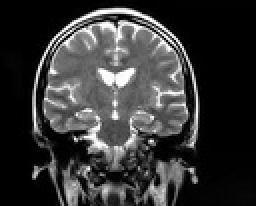
%> input picture 1.jpg, 128 x 103 px, shrunk from 229 x 185 before the run (shown 2 times larger)
$ octave main.m   (GNU Octave 9; MATLAB toolbox functions it lacks are replaced by stand-ins)
%> lines starting %> are read from the running program, lines starting %| are printed output that depends on the picture; in (x1, y1, x2, y2) boxes, pixels count from 0 and x2, y2 are one past the last pixel; in counts of white or black regions, pixels touching at a corner belong together; the program's own positions count from 1
clear all
close all
clc
I=imread('1.jpg');
%> I is the input picture: size 103x128x3 uint8; min 0, max 255, mean 53.9
I=rgb2gray(I);
%> I: size 103x128 uint8
%% rician noise
J1 = double(I);
[sz1 sz2]=size(J1);
%> sz1 = 103; sz2 = 128
realchannel = normrnd(0,0.5,sz1,sz2) + J1; % 0.5= sathe noise goussian
imaginarychannel = normrnd(0,0.5,sz1,sz2);
J1 = sqrt(realchannel.^2 + imaginarychannel.^2);
figure
subplot(131)
imshow(uint8(J1))
title('image with rician noise')
%% gaussian
J2= imnoise(I,'gaussian',0.001,0.001);
subplot(132)
imshow(J2)
title('image with goussian noise')
%% salt & pepper
J3 = imnoise(I,'salt & pepper',0.001);
subplot(133)
imshow(J3)
title('image with salt&papper noise')
%% meanfilter
h=fspecial('average',3);
BW1=imfilter(J1,h);
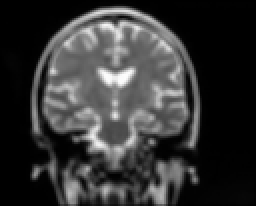
%> BW1: size 103x128 double (shown 2 times larger); min 0.201, max 252.7, mean 54.1
BW1=uint8(BW1);
%> BW1: size 103x128 uint8
figure
subplot(131)
imshow(BW1)
title('meanfilter for ricin noise')
BW2=imfilter(J2,h);
subplot(132)
imshow(BW2)
title('meanfilter for goussian noise')
BW3=imfilter(J3,h);
subplot(133)
imshow(BW3)
title('meanfilter for salt&papper noise')
[peaksnr_mean_r, snr_mean_r] = psnr(BW1,I);
%> peaksnr_mean_r = 21.29; snr_mean_r = 11.92
RMSE_mean_r = sqrt( sum( (I(:)-BW1(:)).^2) / numel(I) );
%> RMSE_mean_r = 5.83
[peaksnr_mean_g, snr_mean_g] = psnr(BW2,I);
%> peaksnr_mean_g = 21.18; snr_mean_g = 11.82
RMSE_mean_g = sqrt( sum( (I(:)-BW2(:)).^2) / numel(I) );
%> RMSE_mean_g = 5.86
[peaksnr_mean_s, snr_mean_s] = psnr(BW2,I);
%> peaksnr_mean_s = 21.18; snr_mean_s = 11.82
RMSE_mean_s = sqrt( sum( (I(:)-BW3(:)).^2) / numel(I) );
%> RMSE_mean_s = 5.84
%% median filter
BW1 = medfilt2(J1);
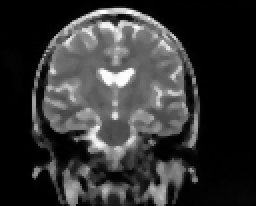
%> BW1: size 103x128 double (shown 2 times larger); min 0, max 253.8, mean 52.1
BW1=uint8(BW1);
%> BW1: size 103x128 uint8
figure
subplot(131)
imshow(BW1)
title('medianfilter for ricin noise')
BW2 = medfilt2(J2);
subplot(132)
imshow(BW2)
title('medianfilter for goussian noise')
BW3 = medfilt2(J3);
subplot(133)
imshow(BW3)
title('medianfilter for salt&papper noise')
[peaksnr_med_r, snr_med_r] = psnr(BW1,I);
%> peaksnr_med_r = 22.36; snr_med_r = 13
RMSE_med_r = sqrt( sum( (I(:)-BW1(:)).^2) / numel(I) );
%> RMSE_med_r = 5.35
[peaksnr_med_g, snr_med_g] = psnr(BW2,I);
%> peaksnr_med_g = 22.24; snr_med_g = 12.87
RMSE_med_g = sqrt( sum( (I(:)-BW2(:)).^2) / numel(I) );
%> RMSE_med_g = 5.62
[peaksnr_med_s, snr_med_s] = psnr(BW3,I);
%> peaksnr_med_s = 22.37; snr_med_s = 13
RMSE_med_s = sqrt( sum( (I(:)-BW3(:)).^2) / numel(I) );
%> RMSE_med_s = 5.35
%% midpoint filter
A = im2double(J1);
fun = @(x) min(x(:));
B1 = nlfilter(A,[3 3],fun);
fun = @(x) max(x(:));
B2 = nlfilter(A,[3 3],fun);
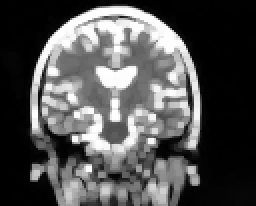
%> B2: size 103x128 double (shown 2 times larger); min 0.442, max 255.9, mean 83.4; drawn with min black and max white
midpfilt_r=(B1+B2)/2;
midpfilt_r=uint8(midpfilt_r);
%> midpfilt_r: size 103x128 uint8
figure
subplot(131)
imshow(midpfilt_r)
title('midpoint filter for ricin noise')
A = im2double(J2);
fun = @(x) min(x(:));
B3 = nlfilter(A,[3 3],fun);
fun = @(x) max(x(:));
B4 = nlfilter(A,[3 3],fun);
midpfilt_g=(B3+B4)/2;
subplot(132)
imshow(midpfilt_g)
title('midpoint filter for goussian noise')
midpfilt_g=uint8(midpfilt_g);
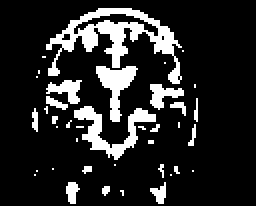
%> midpfilt_g: size 103x128 uint8 (shown 2 times larger); values 0 (black) and 1 (white), 15.3% white; 39 white regions (28 under 20 px), largest, box (x1, y1, x2, y2) and area: (23, 4, 91, 42) 823, (37, 53, 78, 80) 361, (48, 33, 69, 61) 254
A = im2double(J3);
fun = @(x) min(x(:));
B5 = nlfilter(A,[3 3],fun);
fun = @(x) max(x(:));
B6 = nlfilter(A,[3 3],fun);
midpfilt_s=(B5+B6)/2;
subplot(133)
imshow(midpfilt_s)
title('midpoint filter for salt&papper noise')
midpfilt_s=uint8(midpfilt_s);
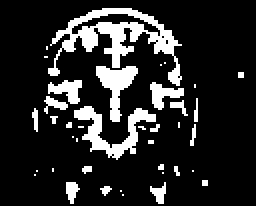
%> midpfilt_s: size 103x128 uint8 (shown 2 times larger); values 0 (black) and 1 (white), 15.6% white; 39 white regions (29 under 20 px), largest, box (x1, y1, x2, y2) and area: (24, 4, 91, 43) 814, (37, 53, 78, 80) 373, (48, 33, 69, 61) 259
[peaksnr_midp_r, snr_midp_r] = psnr(midpfilt_r,I);
%> peaksnr_midp_r = 18.88; snr_midp_r = 9.52
RMSE_midp_r = sqrt( sum( (I(:)-midpfilt_r(:)).^2) / numel(I) );
%> RMSE_midp_r = 5.84
[peaksnr_midp_g, snr_midp_g] = psnr(midpfilt_g,I);
%> peaksnr_midp_g = 9.39; snr_midp_g = 0.0285
RMSE_midp_g = sqrt( sum( (I(:)-midpfilt_g(:)).^2) / numel(I) );
%> RMSE_midp_g = 11.16
[peaksnr_midp_s, snr_midp_s] = psnr(midpfilt_s,I);
%> peaksnr_midp_s = 9.39; snr_midp_s = 0.0287
RMSE_midp_s = sqrt( sum( (I(:)-midpfilt_s(:)).^2) / numel(I) );
%> RMSE_midp_s = 11.16
%% proposed method for filtering
[a b]=size(I);
%> a = 103; b = 128
for i=1:a
    for j=1:b
        x1=J1(i,j);
        medValue_r(i,j) = median(x1(x1>0));
        x2=J2(i,j);
        medValue_g(i,j) = median(x2(x2>0));
        x3=J3(i,j);
        medValue_s(i,j) = median(x3(x3>0));
    end
end
for i=1:a
    for j=1:b
        x1=medValue_r(i,j);
        meanValue_r(i,j) = mean2(x1);
        image_r=meanValue_r/b;
        x2=medValue_g(i,j);
        meanValue_g(i,j) = mean2(x2);
        image_g=meanValue_g/b;
        x3=medValue_s(i,j);
        meanValue_s(i,j) = mean2(x3);
        image_s=meanValue_s/b;
    end
end
figure
subplot(131)
imshow(image_r)
title('denoised image for rician noise')
image_r=uint8(image_r);
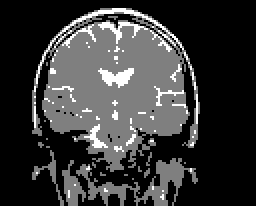
%> image_r: size 103x128 uint8 (shown 2 times larger); min 0, max 2, mean 0.439; drawn with min black and max white
subplot(132)
imshow(image_g)
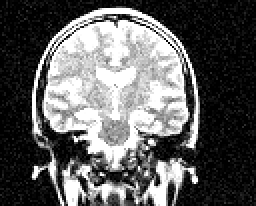
%> displayed picture: size 103x128, on the screen's scale of 0 to 255 (shown 2 times larger); min 0, max 255, mean 95.2
title('denoised image for goussian noise')
image_g=uint8(image_g);
subplot(133)
imshow(image_s)
title('denoised image for salt&papper noise')
image_s=uint8(image_s);
[peaksnr_prposed_r, snr_prposed_r] = psnr(image_r,I);
%> peaksnr_prposed_r = 9.44; snr_prposed_r = 0.0718
RMSE_prposed_r = sqrt( sum( (I(:)-image_r(:)).^2) / numel(I) );
%> RMSE_prposed_r = 11.16
[peaksnr_prposed_g, snr_prposed_g] = psnr(image_g,I);
%> peaksnr_prposed_g = 9.44; snr_prposed_g = 0.0718
RMSE_prposed_g= sqrt( sum( (I(:)-image_g(:)).^2) / numel(I) );
%> RMSE_prposed_g = 11.16
[peaksnr_prposed_s, snr_prposed_s] = psnr(image_s,I);
%> peaksnr_prposed_s = 9.44; snr_prposed_s = 0.0721
RMSE_prposed_s = sqrt( sum( (I(:)-image_s(:)).^2) / numel(I) );
%> RMSE_prposed_s = 11.16
